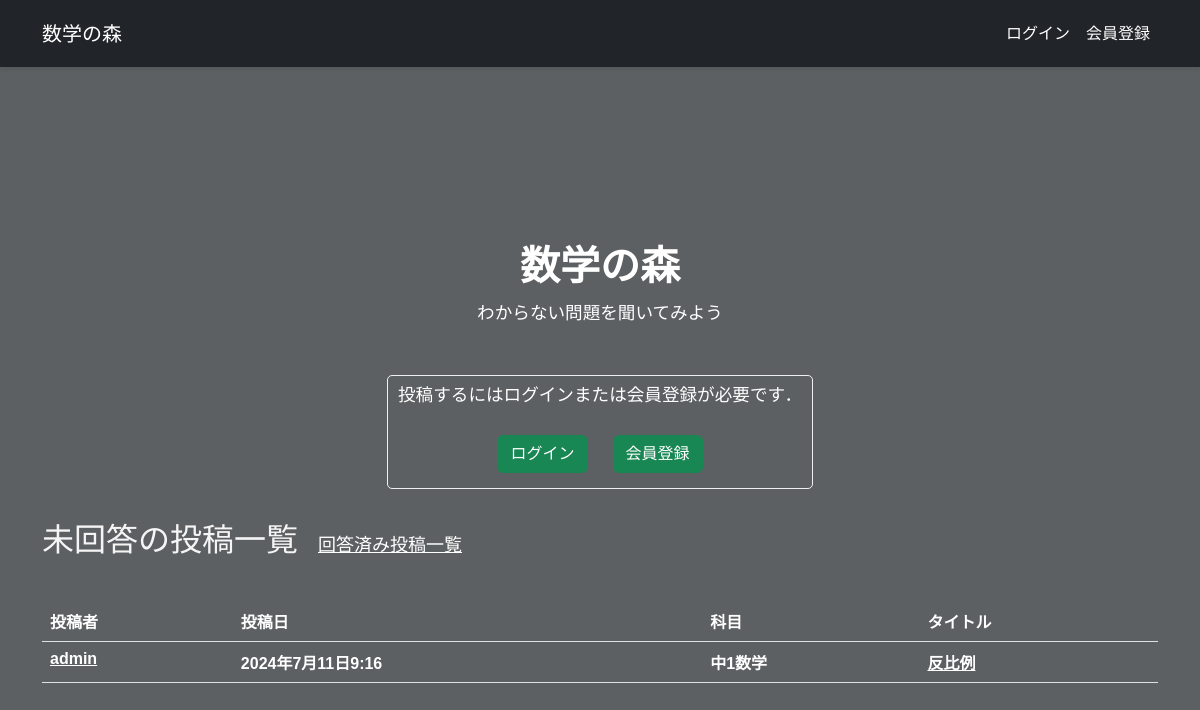
The app's page /studysite/unanswered/ with its own data.
### studysite/models.py (models this page shows, shortened)
class Studysite(models.Model):
    title = models.CharField('タイトル', max_length=128)
    image = models.FileField('問題画像', upload_to='image/', blank=True)
    question = models.TextField('問題', blank=True)
    answer = models.TextField('解説', blank=True)
    created_by = models.ForeignKey(settings.AUTH_USER_MODEL,
                                   verbose_name='投稿者',
                                   on_delete=models.CASCADE)
    created_at = models.DateTimeField('投稿日', auto_now_add=True)
    updated_at = models.DateTimeField('更新日', auto_now=True)
    tags = models.ManyToManyField(Tag, blank=True)
    likes = models.PositiveIntegerField(default=0)

class Tag(models.Model):
    name = models.CharField(max_length=100)

### studysite/views.py (the view)
# urls.py: path('unanswered/', views.unanswered, name='unanswered'),
def unanswered(request):
    tags = Tag.objects.all()
    raw_query = request.META.get('QUERY_STRING', '')  # URLのクエリストリング全体を取得
    query_param = raw_query.strip('?')  # '?'を取り除いて値を取得
    snippets = Studysite.objects.all() # Snippetの一覧を取得
    selected_tag = request.GET.get('tag')
    try:
        query_param = int(query_param)
        snippets = Studysite.objects.filter(tags=query_param)
    except (ValueError, Tag.DoesNotExist):
        snippets = Studysite.objects.all()
    context = {'snippets': snippets, 'tags': tags, 'selected_tag': selected_tag, 'query_param': query_param}
    if selected_tag:
        snippets = snippets.filter(tags__id=selected_tag)
    return render(request, 'snippets/unanswered.html', {'snippets': snippets})

### studysite/templates/snippets/unanswered.html
{% extends 'base.html' %}
{% load django_bootstrap5 %}
{% load widget_tweaks %}
{% block main %}
<div class="welcome">
    <h1 class="title"><b>数学の森</b></h1>
    <p>わからない問題を聞いてみよう</p>
    {% if user.is_authenticated %}
        <a class="btn btn-success" href="{% url 'snippet_new' %}">投稿する</a>
    {% else %}<br>
        <div class="flame">
            <p>投稿するにはログインまたは会員登録が必要です．</p>
            <div style="text-align: center;">
                <span><a style="margin: 10px;" class="btn btn-success" href="{% url 'login' %}">ログイン</a></span>
                <span><a style="margin: 10px;" class="btn btn-success" href="{% url 'signup' %}">会員登録</a></span>
            </div>
        </div>
    {% endif %}
</div>
<div>
    <span class="h2 title">未回答の投稿一覧</span><span class="h3"><a href="{% url 'top' %}" style="color:white">回答済み投稿一覧</a></span><br><br>
</div>
<div class="class1">
    {% if snippets %}
    <table class="table">
        <thead>
        <tr>
            <th>投稿者</th>
            <th>投稿日</th>
            <th>科目</th>
            <th>タイトル</th>
        </tr>
        </thead>
        <tbody>
        {% for snippet in snippets %}
            {% if snippet.answer %}
            {% else %}
            <tr>
            <th><a href="{% url 'profile' snippet.created_by_id %}" style="color:white">{{ snippet.created_by.username }}</a></th>
            <th>{{ snippet.created_at }}</th>
            <th>
                {% if snippet.tags %}
                    {% for tag in snippet.tags.all %}
                        <span>{{ tag.name }}</span>
                    {% endfor %}
                {% else %}
                    <span>empty<span>
                {% endif %}
            </th>
            <th><a href="{% url 'snippet_detail' snippet.id %}" style="color:white">{{ snippet.title }}</a></th>
        </tr>
            {% endif %}
        {% endfor %}
        </tbody>
    </table>
    {% else %}
    <p>未回答の質問はまだありません</p>
    {% endif %}
</div>
{% endblock %}

### studysite/static/snippets/css/style.css (style rules this page uses)
* { position: relative; margin: 0; padding: 0; box-sizing: border-box; }
.bg { background-image: url('https://th.bing.com/th/id/OIP.5YSUdCDKhudyByfCYqVa8AAAAA?rs=1&pid=ImgDetMain'); }
.bg::before { content: ''; position: absolute; top: 0; left: 0; width: 100%; height: 100%; background-color: rgba(0, 0, 0, 0.6); }
body { font-family: '游明朝', serif; position: relative; background-color: #e9f1f7; color: #f5f5f5; line-height: 1.6; }
.flame { position: relative; display: inline-block; padding: 5px 10px; border: #f0f0f0 solid 1px; border-radius: 5px; }
.h2 { font-size:xx-large; }
.h3 { padding-left: 20px; font-size: large; }
.table th { position: relative; font-family: sans-serif; color: #ffffff; background-color: transparent; }
tbody { position: relative; font-family: sans-serif; color: #ffffff; background-color: transparent; }
.welcome { position: relative; padding: 1rem 0; margin-bottom: 1rem; background-color: transparent; align-items: center; display: flex; flex-direction: column; font-size:20px; color:#ffffff; }
.welcome h1 { font-weight: 700; font-style: normal; position: relative; color: #ffffff; }
.welcome p { position: relative; font-size: 1.1rem; color: #ffffff; }
.class1 { position: relative; padding: 1rem 0; margin-bottom: 1rem; background-color: transparent; align-items: center; flex-direction: column; font-size:20px; color:#eee; }

### records on screen
Studysite: created_by.username "admin", created_at "2024年7月11日9:16", title "反比例"
Tag: name "中1数学"
